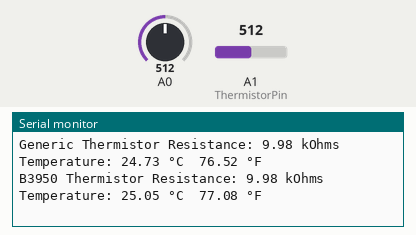
Simulated run of this sketch. Board: Arduino Uno, built with avr-gcc and run on an emulated ATmega328P. On the bench: the last lines printed to the serial monitor. The test bench sets the inputs (shaded band); at power-on: A0 = 512, A1 (ThermistorPin) = 512.

Above: at 2.2 s.
2.3 s: A0 set to 0
At 2.7 s:
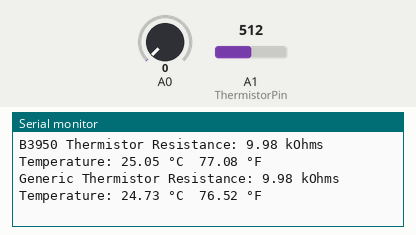
4.8 s: A1 (ThermistorPin) set to 0
At 5.6 s:
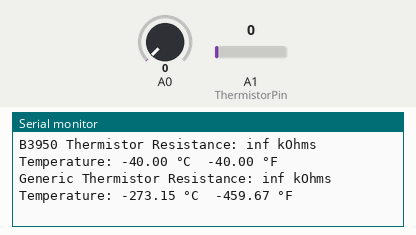
7.3 s: A0 set to 122
At 8.0 s:
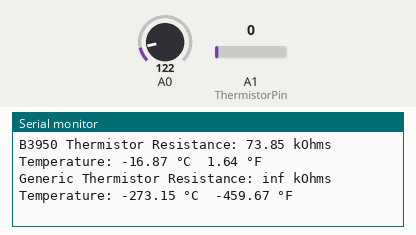
10.5 s: A1 (ThermistorPin) set to 122
At 11.6 s:
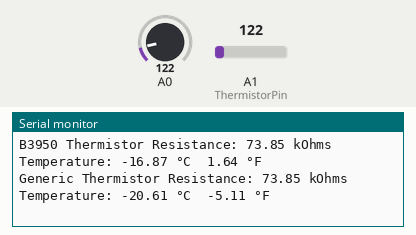
12.0 s: A0 set to 306
At 12.8 s:
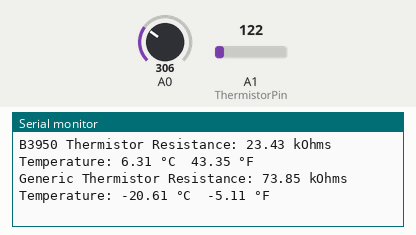
Timing chart, 0 to 15.0 s (numbered marks = the images above; inputs shaded):
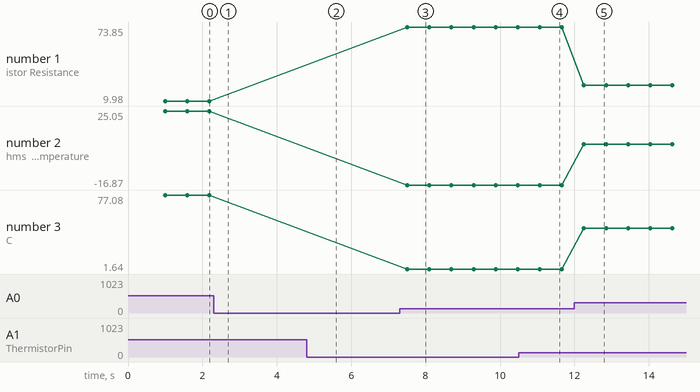

Measured:
- after the input at 4.8 s, the serial monitor: prints a new line after 0.41 s (image 2)
- after the input at 7.3 s, the serial monitor: prints a new line after 0.21 s (image 3)
- after the input at 10.5 s, the serial monitor: prints a new line after 0.65 s (image 4)
- after the input at 12.0 s, the serial monitor: prints a new line after 0.26 s (image 5)
- plotted number 1: 9.98 → 73.85 after the input at 7.3 s, 73.85 → 23.43 after the input at 12.0 s
- plotted number 2: 25.05 → -16.87 after the input at 7.3 s, -16.87 → 6.31 after the input at 12.0 s
- plotted number 3: 77.08 → 1.64 after the input at 7.3 s, 1.64 → 43.35 after the input at 12.0 s

The sketch:

ThermistorComparison.ino
```cpp
// Comparison between B3950 and Generic NTC 10K Thermistor using B3950 Library
// Partha Pratim Ray
// September 8, 2023

/*
 * Put the Generic Themristor to Analog Pin 1
 * Put the B3950 Thermistor to Analog Pin 0
 *
 * 5V----> Thermistor---->10K Resistor------>GND
 *                        |
 *                        |
 *                      Analog Pin
 */


#include "B3950Thermistor.h"

B3950Thermistor thermistor(A0, 10000.0, 5.0);


// ordinary 10K Thermistor
int ThermistorPin = 1;
int Vo;
float R1 = 10000;
float logR2, R2, T, Tc, Tf;
float c1 = 1.009249522e-03, c2 = 2.378405444e-04, c3 = 2.019202697e-07;


void setup() {
    Serial.begin(9600);
    delay(1000);
}

void loop() {

//B3950 NTC 10K Theristor calculation


   float resistance = thermistor.readResistanceKOhms();
   float temperatureCelsius = thermistor.readTemperatureCelsius();
   float temperatureFahrenheit = thermistor.readTemperatureFahrenheit();

    Serial.print("B3950 Thermistor Resistance: ");
    Serial.print(resistance);
    Serial.print(" kOhms\tTemperature: ");
    Serial.print(temperatureCelsius);
    Serial.print(" °C\t");
    Serial.print(temperatureFahrenheit);
    Serial.println(" °F");


//Ordinary NTC 10K Theristor calculation

  Vo = analogRead(ThermistorPin);
  R2 = R1 * (1023.0 / (float)Vo - 1.0);
  logR2 = log(R2);
  T = (1.0 / (c1 + c2*logR2 + c3*logR2*logR2*logR2));
  Tc = T - 273.15;
  Tf = (Tc * 9.0)/ 5.0 + 32.0;

    Serial.print("Generic Thermistor Resistance: ");
    Serial.print(R2/1000);  //Convert to KOhms
    Serial.print(" kOhms\tTemperature: ");
    Serial.print(Tc);
    Serial.print(" °C\t");
    Serial.print(Tf);
    Serial.println(" °F");

  delay(500);

}
```

B3950Thermistor.cpp
```cpp
#include "B3950Thermistor.h"

const float B3950Thermistor::temperatureValues[B3950Thermistor::numDataPoints] =
  {
    -40, -39, -38, -37, -36, -35, -34, -33, -32, -31,
    -30, -29, -28, -27, -26, -25, -24, -23, -22, -21,
    -20, -19, -18, -17, -16, -15, -14, -13, -12, -11,
    -10, -9,  -8,  -7,  -6,  -5,  -4,  -3,  -2,  -1,
    0,    1,   2,   3,   4,   5,   6,   7,   8,   9,
    10,  11,  12,  13,  14,  15,  16,  17,  18,  19,
    20,  21,  22,  23,  24,  25,  26,  27,  28,  29,
    30,  31,  32,  33,  34,  35,  36,  37,  38,  39,
    40,  41,  42,  43,  44,  45,  46,  47,  48,  49,
    50,  51,  52,  53,  54,  55,  56,  57,  58,  59,
    60,  61,  62,  63,  64,  65,  66,  67,  68,  69,
    70,  71,  72,  73,  74,  75,  76,  77,  78,  79,
    80,  81,  82,  83,  84,  85,  86,  87,  88,  89,
    90,  91,  92,  93,  94,  95,  96,  97,  98,  99,
    100, 101, 102, 103, 104, 105, 106, 107, 108, 109,
    110, 111, 112, 113, 114, 115, 116, 117, 118, 119,
    120, 121, 122, 123, 124, 125, 126, 127, 128, 129,
    130, 131, 132, 133, 134, 135, 136, 137, 138, 139,
    140, 141, 142, 143, 144, 145, 146, 147, 148, 149,
    150, 151, 152, 153, 154, 155, 156, 157, 158, 159,
    160, 161, 162, 163, 164, 165, 166, 167, 168, 169,
    170, 171, 172, 173, 174, 175, 176, 177, 178, 179,
    180, 181, 182, 183, 184, 185, 186, 187, 188, 189,
    190, 191, 192, 193, 194, 195, 196, 197, 198, 199, 200

    };

const float B3950Thermistor::resistanceValues[B3950Thermistor::numDataPoints] =
{
    277.2, 263.6, 250.1, 236.8, 224.0, 211.5, 199.6, 188.1, 177.3, 167.0,
    157.2, 148.1, 139.4, 131.3, 123.7, 116.6, 110.0, 103.7, 97.9,  92.50,
    87.43, 82.79, 78.44, 74.36, 70.53, 66.92, 63.54, 60.34, 57.33, 54.50,
    51.82, 49.28, 46.89, 44.62, 42.48, 40.45, 38.53, 36.70, 34.97, 33.33,
    31.77, 30.25, 28.82, 27.45, 26.16, 24.94, 23.77, 22.67, 21.62, 20.63,
    19.68, 18.78, 17.93, 17.12, 16.35, 15.62, 14.93, 14.26, 13.63, 13.04,
    12.47, 11.92, 11.41, 10.91, 10.45, 10.00, 9.575, 9.170, 8.784, 8.416,
    8.064, 7.730, 7.410, 7.106, 6.815, 6.538, 6.273, 6.020, 5.778, 5.548,
    5.327, 5.117, 4.915, 4.723, 4.539, 4.363, 4.195, 4.034, 3.880, 3.733,
    3.592, 3.457, 3.328, 3.204, 3.086, 2.972, 2.863, 2.759, 2.659, 2.564,
    2.472, 2.384, 2.299, 2.218, 2.141, 2.066, 1.994, 1.926, 1.860, 1.796,
    1.735, 1.677, 1.621, 1.567, 1.515, 1.465, 1.417, 1.371, 1.326, 1.284,
    1.243, 1.203, 1.165, 1.128, 1.093, 1.059, 1.027, 0.9955, 0.9654, 0.9363,
    0.9083, 0.8812, 0.8550, 0.8297, 0.8052, 0.7816, 0.7587, 0.7366, 0.7152, 0.6945,
    0.6744, 0.6558, 0.6376, 0.6199, 0.6026, 0.5858, 0.5694, 0.5535, 0.5380, 0.5229,
    0.5083, 0.4941, 0.4803, 0.4669, 0.4539, 0.4412, 0.4290, 0.4171, 0.4055, 0.3944,
    0.3835, 0.3730, 0.3628, 0.3530, 0.3434, 0.3341, 0.3253, 0.3167, 0.3083, 0.3002,
    0.2924, 0.2848, 0.2774, 0.2702, 0.2633, 0.2565, 0.2500, 0.2437, 0.2375, 0.2316,
    0.2258, 0.2202, 0.2148, 0.2095, 0.2044, 0.1994, 0.1946, 0.1900, 0.1855, 0.1811,
    0.1769, 0.1728, 0.1688, 0.1650, 0.1612, 0.1576, 0.1541, 0.1507, 0.1474, 0.1441,
    0.1410, 0.1379, 0.1350, 0.1321, 0.1293, 0.1265, 0.1239, 0.1213, 0.1187, 0.1163,
    0.1139, 0.1115, 0.1092, 0.1070, 0.1048, 0.1027, 0.1006, 0.0986, 0.0966, 0.0947,
    0.0928, 0.0909, 0.0891, 0.0873, 0.0856, 0.0839, 0.0822, 0.0806, 0.0790, 0.0774,
    0.0759, 0.0743, 0.0729, 0.0714, 0.0700, 0.0686, 0.0672, 0.0658, 0.0645, 0.0631, 0.0619

};

B3950Thermistor::B3950Thermistor(int pin, float seriesResistor, float vcc) : _pin(pin), _seriesResistor(seriesResistor), _vcc(vcc) {}

float B3950Thermistor::readResistanceKOhms() {
    int adcValue = analogRead(_pin);
    return readThermistorResistance(adcValue);
}

float B3950Thermistor::readTemperatureCelsius() {
    float resistance = readResistanceKOhms();
    return interpolateTemperature(resistance);
}

float B3950Thermistor::readTemperatureFahrenheit() {
    float temperatureCelsius = readTemperatureCelsius();
    return temperatureCelsius * 9.0/5.0 + 32.0;  // Convert Celsius to Fahrenheit
}

float B3950Thermistor::readThermistorResistance(int adcValue) {
    float voltage = adcValue * (_vcc / 1023.0);
    float thermistorResistance = _seriesResistor * (_vcc / voltage - 1.0);
    return thermistorResistance / 1000;   // Convert the resistor into kOhms
}

float B3950Thermistor::interpolateTemperature(float resistance) {
    // If resistance is outside the range, return either minimum or maximum temperature
    if (resistance >= resistanceValues[0]) return temperatureValues[0];
    if (resistance <= resistanceValues[numDataPoints - 1]) return temperatureValues[numDataPoints - 1];

    // Find the two data points for interpolation
    for (int i = 0; i < numDataPoints - 1; i++) {
        if (resistance <= resistanceValues[i] && resistance >= resistanceValues[i + 1]) {
            // Linear interpolation formula:
            // y = y0 + (x - x0) * (y1 - y0) / (x1 - x0)
            return temperatureValues[i] + (resistance - resistanceValues[i]) * (temperatureValues[i + 1] - temperatureValues[i]) / (resistanceValues[i + 1] - resistanceValues[i]);
        }
    }
    return 0.0; // Should not reach here
}
```

B3950Thermistor.h
```cpp
#ifndef B3950Thermistor_h
#define B3950Thermistor_h

#include "Arduino.h"

class B3950Thermistor {
public:
    B3950Thermistor(int pin, float seriesResistor, float vcc);

    float readResistanceKOhms();
    float readTemperatureCelsius();
    float readTemperatureFahrenheit();

private:
    int _pin;
    float _seriesResistor;
    float _vcc;

    float readThermistorResistance(int adcValue);
    float interpolateTemperature(float resistance);

    static const int numDataPoints = 241;
    static const float temperatureValues[numDataPoints];
    static const float resistanceValues[numDataPoints];
};

#endif
```
